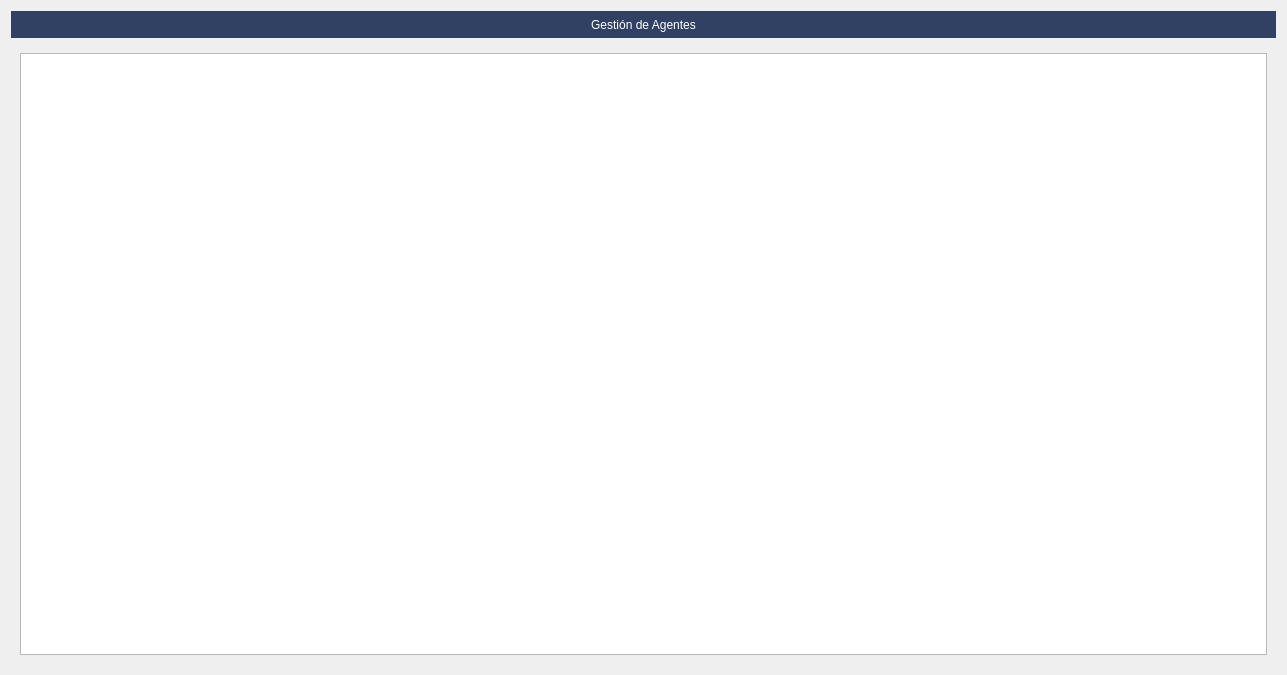
<?xml version="1.0" encoding="UTF-8"?>
<ui version="4.0">
 <class>frmAgentes</class>
 <widget class="QDialog" name="frmAgentes">
  <property name="geometry">
   <rect>
    <x>0</x>
    <y>0</y>
    <width>1287</width>
    <height>675</height>
   </rect>
  </property>
  <property name="windowTitle">
   <string>Dialog</string>
  </property>
  <layout class="QVBoxLayout" name="verticalLayout">
   <item>
    <widget class="QLabel" name="textoTitulo">
     <property name="minimumSize">
      <size>
       <width>464</width>
       <height>27</height>
      </size>
     </property>
     <property name="maximumSize">
      <size>
       <width>16777215</width>
       <height>27</height>
      </size>
     </property>
     <property name="styleSheet">
      <string notr="true">background: #304163;
color: rgb(255,255,255);
font: 14pt &quot;Sans Serif&quot;;</string>
     </property>
     <property name="text">
      <string>Gestión de Agentes</string>
     </property>
     <property name="alignment">
      <set>Qt::AlignCenter</set>
     </property>
    </widget>
   </item>
   <item>
    <widget class="QStackedWidget" name="stackedWidget">
     <property name="currentIndex">
      <number>0</number>
     </property>
     <widget class="QWidget" name="page">
      <layout class="QGridLayout" name="gridLayout">
       <item row="0" column="0">
        <widget class="QTableView" name="tabla_busqueda">
         <property name="selectionBehavior">
          <enum>QAbstractItemView::SelectRows</enum>
         </property>
        </widget>
       </item>
      </layout>
     </widget>
     <widget class="QWidget" name="page_2">
      <layout class="QHBoxLayout" name="horizontalLayout">
       <item>
        <widget class="QFrame" name="frame_8">
         <property name="sizePolicy">
          <sizepolicy hsizetype="Minimum" vsizetype="Minimum">
           <horstretch>0</horstretch>
           <verstretch>0</verstretch>
          </sizepolicy>
         </property>
         <property name="minimumSize">
          <size>
           <width>135</width>
           <height>374</height>
          </size>
         </property>
         <property name="maximumSize">
          <size>
           <width>110</width>
           <height>16777215</height>
          </size>
         </property>
         <property name="frameShape">
          <enum>QFrame::StyledPanel</enum>
         </property>
         <property name="frameShadow">
          <enum>QFrame::Raised</enum>
         </property>
         <layout class="QGridLayout" name="gridLayout_7">
          <item row="0" column="0">
           <widget class="QPushButton" name="btnAnadir">
            <property name="minimumSize">
             <size>
              <width>0</width>
              <height>45</height>
             </size>
            </property>
            <property name="text">
             <string>&amp;Nuevo</string>
            </property>
            <property name="icon">
             <iconset resource="../maya.qrc">
              <normaloff>:/Icons/PNG/add.png</normaloff>:/Icons/PNG/add.png</iconset>
            </property>
            <property name="iconSize">
             <size>
              <width>24</width>
              <height>24</height>
             </size>
            </property>
           </widget>
          </item>
          <item row="1" column="0">
           <widget class="QPushButton" name="btnSiguiente">
            <property name="minimumSize">
             <size>
              <width>0</width>
              <height>45</height>
             </size>
            </property>
            <property name="text">
             <string>&amp;Siguiente</string>
            </property>
            <property name="icon">
             <iconset resource="../maya.qrc">
              <normaloff>:/Icons/PNG/Next.png</normaloff>:/Icons/PNG/Next.png</iconset>
            </property>
            <property name="iconSize">
             <size>
              <width>24</width>
              <height>24</height>
             </size>
            </property>
           </widget>
          </item>
          <item row="2" column="0">
           <widget class="QPushButton" name="btnAnterior">
            <property name="minimumSize">
             <size>
              <width>0</width>
              <height>45</height>
             </size>
            </property>
            <property name="text">
             <string>&amp;Anterior</string>
            </property>
            <property name="icon">
             <iconset resource="../maya.qrc">
              <normaloff>:/Icons/PNG/Previous.png</normaloff>:/Icons/PNG/Previous.png</iconset>
            </property>
            <property name="iconSize">
             <size>
              <width>24</width>
              <height>24</height>
             </size>
            </property>
           </widget>
          </item>
          <item row="3" column="0">
           <widget class="QPushButton" name="btnBuscar">
            <property name="minimumSize">
             <size>
              <width>0</width>
              <height>45</height>
             </size>
            </property>
            <property name="text">
             <string>&amp;Buscar</string>
            </property>
            <property name="icon">
             <iconset resource="../maya.qrc">
              <normaloff>:/Icons/PNG/search.png</normaloff>:/Icons/PNG/search.png</iconset>
            </property>
            <property name="iconSize">
             <size>
              <width>24</width>
              <height>24</height>
             </size>
            </property>
           </widget>
          </item>
          <item row="4" column="0">
           <widget class="QPushButton" name="btnEditar">
            <property name="minimumSize">
             <size>
              <width>0</width>
              <height>45</height>
             </size>
            </property>
            <property name="text">
             <string>&amp;Editar</string>
            </property>
            <property name="icon">
             <iconset resource="../maya.qrc">
              <normaloff>:/Icons/PNG/edit.png</normaloff>:/Icons/PNG/edit.png</iconset>
            </property>
            <property name="iconSize">
             <size>
              <width>24</width>
              <height>24</height>
             </size>
            </property>
           </widget>
          </item>
          <item row="5" column="0">
           <widget class="QPushButton" name="btnGuardar">
            <property name="enabled">
             <bool>false</bool>
            </property>
            <property name="minimumSize">
             <size>
              <width>0</width>
              <height>45</height>
             </size>
            </property>
            <property name="text">
             <string>&amp;Guardar</string>
            </property>
            <property name="icon">
             <iconset resource="../maya.qrc">
              <normaloff>:/Icons/PNG/Save.png</normaloff>:/Icons/PNG/Save.png</iconset>
            </property>
            <property name="iconSize">
             <size>
              <width>24</width>
              <height>24</height>
             </size>
            </property>
           </widget>
          </item>
          <item row="6" column="0">
           <widget class="QPushButton" name="btnDeshacer">
            <property name="enabled">
             <bool>false</bool>
            </property>
            <property name="minimumSize">
             <size>
              <width>0</width>
              <height>45</height>
             </size>
            </property>
            <property name="text">
             <string>&amp;Deshacer</string>
            </property>
            <property name="icon">
             <iconset resource="../maya.qrc">
              <normaloff>:/Icons/PNG/undo.png</normaloff>:/Icons/PNG/undo.png</iconset>
            </property>
            <property name="iconSize">
             <size>
              <width>24</width>
              <height>24</height>
             </size>
            </property>
           </widget>
          </item>
          <item row="7" column="0">
           <widget class="QPushButton" name="btnListados">
            <property name="minimumSize">
             <size>
              <width>115</width>
              <height>45</height>
             </size>
            </property>
            <property name="maximumSize">
             <size>
              <width>118</width>
              <height>16777215</height>
             </size>
            </property>
            <property name="text">
             <string>Listados</string>
            </property>
            <property name="icon">
             <iconset resource="../maya.qrc">
              <normaloff>:/Icons/PNG/List.png</normaloff>:/Icons/PNG/List.png</iconset>
            </property>
            <property name="iconSize">
             <size>
              <width>24</width>
              <height>24</height>
             </size>
            </property>
           </widget>
          </item>
          <item row="8" column="0">
           <widget class="QPushButton" name="btnBorrar">
            <property name="minimumSize">
             <size>
              <width>0</width>
              <height>45</height>
             </size>
            </property>
            <property name="text">
             <string>B&amp;orrar</string>
            </property>
            <property name="icon">
             <iconset resource="../maya.qrc">
              <normaloff>:/Icons/PNG/Delete.png</normaloff>:/Icons/PNG/Delete.png</iconset>
            </property>
            <property name="iconSize">
             <size>
              <width>18</width>
              <height>18</height>
             </size>
            </property>
           </widget>
          </item>
         </layout>
        </widget>
       </item>
       <item>
        <widget class="QTabWidget" name="tabwidget">
         <property name="sizePolicy">
          <sizepolicy hsizetype="Expanding" vsizetype="Expanding">
           <horstretch>1</horstretch>
           <verstretch>0</verstretch>
          </sizepolicy>
         </property>
         <property name="autoFillBackground">
          <bool>false</bool>
         </property>
         <property name="currentIndex">
          <number>0</number>
         </property>
         <widget class="QWidget" name="tab_datos">
          <property name="styleSheet">
           <string notr="true"/>
          </property>
          <attribute name="title">
           <string>Datos</string>
          </attribute>
          <layout class="QGridLayout" name="gridLayout_2">
           <item row="0" column="0">
            <widget class="QLabel" name="label">
             <property name="maximumSize">
              <size>
               <width>49</width>
               <height>16777215</height>
              </size>
             </property>
             <property name="styleSheet">
              <string notr="true"/>
             </property>
             <property name="text">
              <string>Código:                        </string>
             </property>
            </widget>
           </item>
           <item row="1" column="0">
            <widget class="QLabel" name="label_3">
             <property name="styleSheet">
              <string/>
             </property>
             <property name="text">
              <string>Nombre</string>
             </property>
            </widget>
           </item>
           <item row="2" column="0">
            <widget class="QLabel" name="label_2">
             <property name="styleSheet">
              <string/>
             </property>
             <property name="text">
              <string>Cif/Nif:</string>
             </property>
            </widget>
           </item>
           <item row="3" column="0">
            <widget class="QLabel" name="label_19">
             <property name="sizePolicy">
              <sizepolicy hsizetype="Maximum" vsizetype="Preferred">
               <horstretch>0</horstretch>
               <verstretch>0</verstretch>
              </sizepolicy>
             </property>
             <property name="maximumSize">
              <size>
               <width>70</width>
               <height>16777215</height>
              </size>
             </property>
             <property name="styleSheet">
              <string/>
             </property>
             <property name="text">
              <string>Teléfono1:</string>
             </property>
            </widget>
           </item>
           <item row="4" column="0">
            <widget class="QLabel" name="label_22">
             <property name="sizePolicy">
              <sizepolicy hsizetype="Maximum" vsizetype="Preferred">
               <horstretch>0</horstretch>
               <verstretch>0</verstretch>
              </sizepolicy>
             </property>
             <property name="styleSheet">
              <string/>
             </property>
             <property name="text">
              <string>Móvil:</string>
             </property>
            </widget>
           </item>
           <item row="5" column="0">
            <widget class="QLabel" name="label_24">
             <property name="sizePolicy">
              <sizepolicy hsizetype="Maximum" vsizetype="Preferred">
               <horstretch>0</horstretch>
               <verstretch>0</verstretch>
              </sizepolicy>
             </property>
             <property name="maximumSize">
              <size>
               <width>70</width>
               <height>16777215</height>
              </size>
             </property>
             <property name="styleSheet">
              <string/>
             </property>
             <property name="text">
              <string>Mail:</string>
             </property>
            </widget>
           </item>
           <item row="6" column="0" colspan="2">
            <widget class="QLabel" name="label_6">
             <property name="text">
              <string>Observaciones</string>
             </property>
            </widget>
           </item>
           <item row="7" column="0" colspan="5">
            <widget class="QLabel" name="label_75">
             <property name="sizePolicy">
              <sizepolicy hsizetype="Preferred" vsizetype="Maximum">
               <horstretch>0</horstretch>
               <verstretch>0</verstretch>
              </sizepolicy>
             </property>
             <property name="text">
              <string>&lt;html&gt;&lt;head/&gt;&lt;body&gt;&lt;p&gt;&lt;span style=&quot; font-size:11pt; text-decoration: underline; color:#ff0000;&quot;&gt;Datos financieros:&lt;/span&gt;&lt;/p&gt;&lt;/body&gt;&lt;/html&gt;</string>
             </property>
            </widget>
           </item>
           <item row="8" column="0">
            <widget class="QLabel" name="label_78">
             <property name="text">
              <string>Entidad:</string>
             </property>
            </widget>
           </item>
           <item row="8" column="1" colspan="3">
            <widget class="QLineEdit" name="txtentidad_bancaria">
             <property name="maximumSize">
              <size>
               <width>50</width>
               <height>16777215</height>
              </size>
             </property>
            </widget>
           </item>
           <item row="8" column="4">
            <widget class="QLabel" name="label_79">
             <property name="text">
              <string>Oficina:</string>
             </property>
            </widget>
           </item>
           <item row="8" column="5">
            <widget class="QLineEdit" name="txtoficina_bancaria">
             <property name="maximumSize">
              <size>
               <width>50</width>
               <height>16777215</height>
              </size>
             </property>
            </widget>
           </item>
           <item row="8" column="6">
            <widget class="QLabel" name="label_80">
             <property name="text">
              <string>D.C.:</string>
             </property>
            </widget>
           </item>
           <item row="8" column="7">
            <widget class="QLineEdit" name="txtdc">
             <property name="maximumSize">
              <size>
               <width>60</width>
               <height>16777215</height>
              </size>
             </property>
            </widget>
           </item>
           <item row="8" column="8">
            <widget class="QLabel" name="label_81">
             <property name="text">
              <string>Cuenta</string>
             </property>
            </widget>
           </item>
           <item row="8" column="9">
            <widget class="QLineEdit" name="txtcuenta_corriente"/>
           </item>
           <item row="9" column="9">
            <widget class="QLabel" name="lblCuentavalida">
             <property name="text">
              <string>Cuenta Valida</string>
             </property>
            </widget>
           </item>
           <item row="10" column="2">
            <spacer name="verticalSpacer_3">
             <property name="orientation">
              <enum>Qt::Vertical</enum>
             </property>
             <property name="sizeHint" stdset="0">
              <size>
               <width>20</width>
               <height>40</height>
              </size>
             </property>
            </spacer>
           </item>
           <item row="1" column="3" colspan="6">
            <widget class="QLineEdit" name="txtnombre">
             <property name="styleSheet">
              <string notr="true"/>
             </property>
             <property name="echoMode">
              <enum>QLineEdit::Normal</enum>
             </property>
            </widget>
           </item>
           <item row="2" column="3" colspan="6">
            <widget class="QLineEdit" name="txtcif_nif">
             <property name="styleSheet">
              <string notr="true"/>
             </property>
            </widget>
           </item>
           <item row="3" column="3" colspan="6">
            <widget class="QLineEdit" name="txttelefono1">
             <property name="styleSheet">
              <string notr="true"/>
             </property>
            </widget>
           </item>
           <item row="4" column="3" colspan="6">
            <widget class="QLineEdit" name="txtmovil">
             <property name="styleSheet">
              <string notr="true"/>
             </property>
            </widget>
           </item>
           <item row="5" column="3" colspan="6">
            <widget class="QLineEdit" name="txtemail">
             <property name="styleSheet">
              <string notr="true"/>
             </property>
            </widget>
           </item>
           <item row="0" column="3" colspan="6">
            <widget class="QLineEdit" name="txtcodigo_agente">
             <property name="styleSheet">
              <string notr="true"/>
             </property>
             <property name="readOnly">
              <bool>false</bool>
             </property>
            </widget>
           </item>
           <item row="6" column="3" colspan="7">
            <widget class="QPlainTextEdit" name="txtObservaciones"/>
           </item>
          </layout>
         </widget>
         <widget class="QWidget" name="tab">
          <attribute name="title">
           <string>Comisiones</string>
          </attribute>
          <layout class="QGridLayout" name="gridLayout_3">
           <item row="0" column="0">
            <widget class="QLabel" name="label_4">
             <property name="text">
              <string>Tarifas</string>
             </property>
            </widget>
           </item>
           <item row="1" column="0" rowspan="4">
            <widget class="QListView" name="lista_tarifas">
             <property name="maximumSize">
              <size>
               <width>200</width>
               <height>16777215</height>
              </size>
             </property>
            </widget>
           </item>
           <item row="1" column="1">
            <widget class="QLabel" name="label_5">
             <property name="text">
              <string>Para ventas desde:</string>
             </property>
            </widget>
           </item>
           <item row="1" column="2">
            <widget class="QDoubleSpinBox" name="spin_desde">
             <property name="maximum">
              <double>999999.989999999990687</double>
             </property>
            </widget>
           </item>
           <item row="2" column="1">
            <widget class="QLabel" name="label_7">
             <property name="text">
              <string>hasta ventas de:</string>
             </property>
            </widget>
           </item>
           <item row="2" column="2">
            <widget class="QDoubleSpinBox" name="spin_hasta">
             <property name="maximum">
              <double>999999.989999999990687</double>
             </property>
            </widget>
           </item>
           <item row="3" column="1">
            <widget class="QLabel" name="label_8">
             <property name="text">
              <string>comision de (%):</string>
             </property>
            </widget>
           </item>
           <item row="3" column="2">
            <widget class="QDoubleSpinBox" name="spin_comision">
             <property name="maximum">
              <double>999999.989999999990687</double>
             </property>
            </widget>
           </item>
           <item row="3" column="3">
            <widget class="QPushButton" name="btn_addComision">
             <property name="text">
              <string>Añadir</string>
             </property>
            </widget>
           </item>
           <item row="3" column="4">
            <widget class="QPushButton" name="btn_removeComision">
             <property name="text">
              <string>Eliminar</string>
             </property>
            </widget>
           </item>
           <item row="4" column="1" colspan="4">
            <widget class="QTableView" name="tabla_comisiones">
             <attribute name="horizontalHeaderStretchLastSection">
              <bool>true</bool>
             </attribute>
            </widget>
           </item>
          </layout>
         </widget>
         <widget class="QWidget" name="tab_estadistica">
          <property name="styleSheet">
           <string notr="true"/>
          </property>
          <attribute name="title">
           <string>Estadistica</string>
          </attribute>
          <layout class="QGridLayout" name="gridLayout_5">
           <item row="2" column="2">
            <widget class="QLabel" name="label_55">
             <property name="text">
              <string>Agosto:</string>
             </property>
             <property name="alignment">
              <set>Qt::AlignRight|Qt::AlignTrailing|Qt::AlignVCenter</set>
             </property>
            </widget>
           </item>
           <item row="5" column="0">
            <widget class="QLabel" name="label_51">
             <property name="text">
              <string>Mayo:</string>
             </property>
             <property name="alignment">
              <set>Qt::AlignRight|Qt::AlignTrailing|Qt::AlignVCenter</set>
             </property>
            </widget>
           </item>
           <item row="4" column="3">
            <widget class="QLineEdit" name="txtOctubre">
             <property name="enabled">
              <bool>false</bool>
             </property>
             <property name="sizePolicy">
              <sizepolicy hsizetype="Preferred" vsizetype="Fixed">
               <horstretch>0</horstretch>
               <verstretch>0</verstretch>
              </sizepolicy>
             </property>
             <property name="maximumSize">
              <size>
               <width>120</width>
               <height>16777215</height>
              </size>
             </property>
             <property name="text">
              <string>0,00</string>
             </property>
             <property name="alignment">
              <set>Qt::AlignRight|Qt::AlignTrailing|Qt::AlignVCenter</set>
             </property>
            </widget>
           </item>
           <item row="5" column="2">
            <widget class="QLabel" name="label_53">
             <property name="text">
              <string>Noviembre:</string>
             </property>
             <property name="alignment">
              <set>Qt::AlignRight|Qt::AlignTrailing|Qt::AlignVCenter</set>
             </property>
            </widget>
           </item>
           <item row="1" column="0">
            <widget class="QLabel" name="label_47">
             <property name="text">
              <string>Enero:</string>
             </property>
             <property name="alignment">
              <set>Qt::AlignRight|Qt::AlignTrailing|Qt::AlignVCenter</set>
             </property>
            </widget>
           </item>
           <item row="1" column="1">
            <widget class="QLineEdit" name="txtEnero">
             <property name="enabled">
              <bool>false</bool>
             </property>
             <property name="sizePolicy">
              <sizepolicy hsizetype="Preferred" vsizetype="Fixed">
               <horstretch>0</horstretch>
               <verstretch>0</verstretch>
              </sizepolicy>
             </property>
             <property name="maximumSize">
              <size>
               <width>120</width>
               <height>16777215</height>
              </size>
             </property>
             <property name="text">
              <string>0,00</string>
             </property>
             <property name="alignment">
              <set>Qt::AlignRight|Qt::AlignTrailing|Qt::AlignVCenter</set>
             </property>
            </widget>
           </item>
           <item row="1" column="2">
            <widget class="QLabel" name="label_54">
             <property name="text">
              <string>Julio:</string>
             </property>
             <property name="alignment">
              <set>Qt::AlignRight|Qt::AlignTrailing|Qt::AlignVCenter</set>
             </property>
            </widget>
           </item>
           <item row="1" column="3">
            <widget class="QLineEdit" name="txtjulio">
             <property name="enabled">
              <bool>false</bool>
             </property>
             <property name="sizePolicy">
              <sizepolicy hsizetype="Preferred" vsizetype="Fixed">
               <horstretch>0</horstretch>
               <verstretch>0</verstretch>
              </sizepolicy>
             </property>
             <property name="maximumSize">
              <size>
               <width>120</width>
               <height>16777215</height>
              </size>
             </property>
             <property name="text">
              <string>0,00</string>
             </property>
             <property name="alignment">
              <set>Qt::AlignRight|Qt::AlignTrailing|Qt::AlignVCenter</set>
             </property>
            </widget>
           </item>
           <item row="2" column="0">
            <widget class="QLabel" name="label_48">
             <property name="text">
              <string>Febrero:</string>
             </property>
             <property name="alignment">
              <set>Qt::AlignRight|Qt::AlignTrailing|Qt::AlignVCenter</set>
             </property>
            </widget>
           </item>
           <item row="2" column="1">
            <widget class="QLineEdit" name="txtFebrero">
             <property name="enabled">
              <bool>false</bool>
             </property>
             <property name="sizePolicy">
              <sizepolicy hsizetype="Preferred" vsizetype="Fixed">
               <horstretch>0</horstretch>
               <verstretch>0</verstretch>
              </sizepolicy>
             </property>
             <property name="maximumSize">
              <size>
               <width>120</width>
               <height>16777215</height>
              </size>
             </property>
             <property name="text">
              <string>0,00</string>
             </property>
             <property name="alignment">
              <set>Qt::AlignRight|Qt::AlignTrailing|Qt::AlignVCenter</set>
             </property>
            </widget>
           </item>
           <item row="2" column="3">
            <widget class="QLineEdit" name="txtAgosto">
             <property name="enabled">
              <bool>false</bool>
             </property>
             <property name="sizePolicy">
              <sizepolicy hsizetype="Preferred" vsizetype="Fixed">
               <horstretch>0</horstretch>
               <verstretch>0</verstretch>
              </sizepolicy>
             </property>
             <property name="maximumSize">
              <size>
               <width>120</width>
               <height>16777215</height>
              </size>
             </property>
             <property name="text">
              <string>0,00</string>
             </property>
             <property name="alignment">
              <set>Qt::AlignRight|Qt::AlignTrailing|Qt::AlignVCenter</set>
             </property>
            </widget>
           </item>
           <item row="3" column="0">
            <widget class="QLabel" name="label_49">
             <property name="text">
              <string>Marzo</string>
             </property>
             <property name="alignment">
              <set>Qt::AlignRight|Qt::AlignTrailing|Qt::AlignVCenter</set>
             </property>
            </widget>
           </item>
           <item row="3" column="1">
            <widget class="QLineEdit" name="txtMarzo">
             <property name="enabled">
              <bool>false</bool>
             </property>
             <property name="sizePolicy">
              <sizepolicy hsizetype="Preferred" vsizetype="Fixed">
               <horstretch>0</horstretch>
               <verstretch>0</verstretch>
              </sizepolicy>
             </property>
             <property name="maximumSize">
              <size>
               <width>120</width>
               <height>16777215</height>
              </size>
             </property>
             <property name="text">
              <string>0,00</string>
             </property>
             <property name="alignment">
              <set>Qt::AlignRight|Qt::AlignTrailing|Qt::AlignVCenter</set>
             </property>
            </widget>
           </item>
           <item row="3" column="2">
            <widget class="QLabel" name="label_58">
             <property name="text">
              <string>Septiembre:</string>
             </property>
             <property name="alignment">
              <set>Qt::AlignRight|Qt::AlignTrailing|Qt::AlignVCenter</set>
             </property>
            </widget>
           </item>
           <item row="3" column="3">
            <widget class="QLineEdit" name="txtSeptiembre">
             <property name="enabled">
              <bool>false</bool>
             </property>
             <property name="sizePolicy">
              <sizepolicy hsizetype="Preferred" vsizetype="Fixed">
               <horstretch>0</horstretch>
               <verstretch>0</verstretch>
              </sizepolicy>
             </property>
             <property name="maximumSize">
              <size>
               <width>120</width>
               <height>16777215</height>
              </size>
             </property>
             <property name="text">
              <string>0,00</string>
             </property>
             <property name="alignment">
              <set>Qt::AlignRight|Qt::AlignTrailing|Qt::AlignVCenter</set>
             </property>
            </widget>
           </item>
           <item row="3" column="4">
            <spacer name="horizontalSpacer">
             <property name="orientation">
              <enum>Qt::Horizontal</enum>
             </property>
             <property name="sizeHint" stdset="0">
              <size>
               <width>717</width>
               <height>20</height>
              </size>
             </property>
            </spacer>
           </item>
           <item row="4" column="0">
            <widget class="QLabel" name="label_50">
             <property name="text">
              <string>Abril:</string>
             </property>
             <property name="alignment">
              <set>Qt::AlignRight|Qt::AlignTrailing|Qt::AlignVCenter</set>
             </property>
            </widget>
           </item>
           <item row="4" column="1">
            <widget class="QLineEdit" name="txtAbril">
             <property name="enabled">
              <bool>false</bool>
             </property>
             <property name="sizePolicy">
              <sizepolicy hsizetype="Preferred" vsizetype="Fixed">
               <horstretch>0</horstretch>
               <verstretch>0</verstretch>
              </sizepolicy>
             </property>
             <property name="maximumSize">
              <size>
               <width>120</width>
               <height>16777215</height>
              </size>
             </property>
             <property name="text">
              <string>0,00</string>
             </property>
             <property name="alignment">
              <set>Qt::AlignRight|Qt::AlignTrailing|Qt::AlignVCenter</set>
             </property>
            </widget>
           </item>
           <item row="4" column="2">
            <widget class="QLabel" name="label_57">
             <property name="text">
              <string>Octubre:</string>
             </property>
             <property name="alignment">
              <set>Qt::AlignRight|Qt::AlignTrailing|Qt::AlignVCenter</set>
             </property>
            </widget>
           </item>
           <item row="5" column="1">
            <widget class="QLineEdit" name="txtMayo">
             <property name="enabled">
              <bool>false</bool>
             </property>
             <property name="sizePolicy">
              <sizepolicy hsizetype="Preferred" vsizetype="Fixed">
               <horstretch>0</horstretch>
               <verstretch>0</verstretch>
              </sizepolicy>
             </property>
             <property name="maximumSize">
              <size>
               <width>120</width>
               <height>16777215</height>
              </size>
             </property>
             <property name="text">
              <string>0,00</string>
             </property>
             <property name="alignment">
              <set>Qt::AlignRight|Qt::AlignTrailing|Qt::AlignVCenter</set>
             </property>
            </widget>
           </item>
           <item row="6" column="0">
            <widget class="QLabel" name="label_52">
             <property name="text">
              <string>Junio:</string>
             </property>
             <property name="alignment">
              <set>Qt::AlignRight|Qt::AlignTrailing|Qt::AlignVCenter</set>
             </property>
            </widget>
           </item>
           <item row="5" column="3">
            <widget class="QLineEdit" name="txtNoviembre">
             <property name="enabled">
              <bool>false</bool>
             </property>
             <property name="sizePolicy">
              <sizepolicy hsizetype="Preferred" vsizetype="Fixed">
               <horstretch>0</horstretch>
               <verstretch>0</verstretch>
              </sizepolicy>
             </property>
             <property name="maximumSize">
              <size>
               <width>120</width>
               <height>16777215</height>
              </size>
             </property>
             <property name="text">
              <string>0,00</string>
             </property>
             <property name="alignment">
              <set>Qt::AlignRight|Qt::AlignTrailing|Qt::AlignVCenter</set>
             </property>
            </widget>
           </item>
           <item row="6" column="2">
            <widget class="QLabel" name="label_56">
             <property name="text">
              <string>Diciembre:</string>
             </property>
             <property name="alignment">
              <set>Qt::AlignRight|Qt::AlignTrailing|Qt::AlignVCenter</set>
             </property>
            </widget>
           </item>
           <item row="6" column="1">
            <widget class="QLineEdit" name="txtJunio">
             <property name="enabled">
              <bool>false</bool>
             </property>
             <property name="sizePolicy">
              <sizepolicy hsizetype="Preferred" vsizetype="Fixed">
               <horstretch>0</horstretch>
               <verstretch>0</verstretch>
              </sizepolicy>
             </property>
             <property name="maximumSize">
              <size>
               <width>120</width>
               <height>16777215</height>
              </size>
             </property>
             <property name="text">
              <string>0,00</string>
             </property>
             <property name="alignment">
              <set>Qt::AlignRight|Qt::AlignTrailing|Qt::AlignVCenter</set>
             </property>
            </widget>
           </item>
           <item row="6" column="3">
            <widget class="QLineEdit" name="txtDiciembre">
             <property name="enabled">
              <bool>false</bool>
             </property>
             <property name="sizePolicy">
              <sizepolicy hsizetype="Preferred" vsizetype="Fixed">
               <horstretch>0</horstretch>
               <verstretch>0</verstretch>
              </sizepolicy>
             </property>
             <property name="maximumSize">
              <size>
               <width>120</width>
               <height>16777215</height>
              </size>
             </property>
             <property name="text">
              <string>0,00</string>
             </property>
             <property name="alignment">
              <set>Qt::AlignRight|Qt::AlignTrailing|Qt::AlignVCenter</set>
             </property>
            </widget>
           </item>
           <item row="7" column="1">
            <spacer name="verticalSpacer_4">
             <property name="orientation">
              <enum>Qt::Vertical</enum>
             </property>
             <property name="sizeHint" stdset="0">
              <size>
               <width>20</width>
               <height>190</height>
              </size>
             </property>
            </spacer>
           </item>
           <item row="8" column="0" colspan="5">
            <widget class="OpenChart" name="graficaEstadistica" native="true">
             <property name="minimumSize">
              <size>
               <width>0</width>
               <height>192</height>
              </size>
             </property>
             <property name="Title" stdset="0">
              <string>Ventas por meses.</string>
             </property>
             <property name="Etiquetas" stdset="0">
              <bool>true</bool>
             </property>
             <property name="Valores" stdset="0">
              <bool>true</bool>
             </property>
             <property name="Leyenda" stdset="0">
              <bool>false</bool>
             </property>
            </widget>
           </item>
           <item row="0" column="1" colspan="2">
            <widget class="QComboBox" name="cboEmpresas"/>
           </item>
           <item row="0" column="0">
            <widget class="QLabel" name="label_9">
             <property name="text">
              <string>Empresa</string>
             </property>
            </widget>
           </item>
          </layout>
         </widget>
        </widget>
       </item>
      </layout>
     </widget>
    </widget>
   </item>
  </layout>
 </widget>
 <customwidgets>
  <customwidget>
   <class>OpenChart</class>
   <extends>QWidget</extends>
   <header>openchart.h</header>
  </customwidget>
 </customwidgets>
 <resources>
  <include location="../maya.qrc"/>
 </resources>
 <connections/>
</ui>
